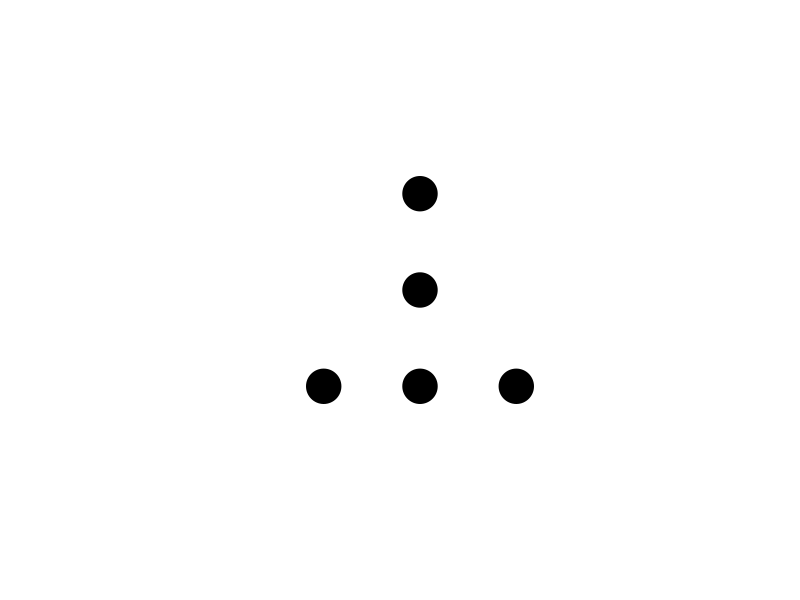
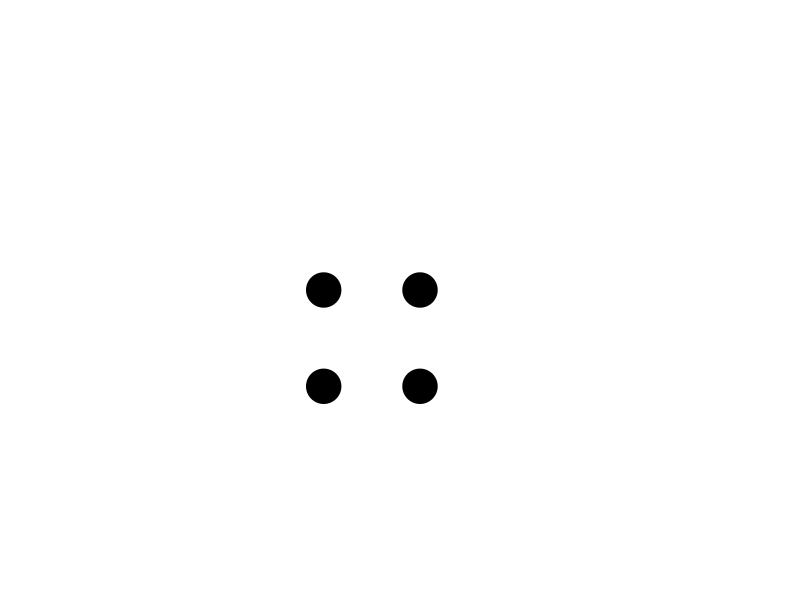

These charts were generated, in order, by the following R code:
##### SET WD TO SOURCE FILE LOCATION #####

## CREATE DATA SET WITH DATAPOINTS TO BE ENTERED IN GRAPH ##
dat <- matrix(ncol = 2, c(1,1, 1,2, 1,3, 2,1, 2,2, 2,3, 3,1, 3,2, 3,3), byrow = TRUE) #creates a 3x3 grid

# oldpar <- par #store old values for par, so par settings can be reset
par(pty="s") #to create a square plotting region

###### RANDOMIZE COLORS AKA PATTERN OF DOTS PER GRAPH #####
# TO DO write a loop to change colors with a maximum of 3/4/5 black dots per figure
rndcolors5 <- c("black", "white","white", "black", "black", "black", "black", "white", "white" ) #for testing purposes
rndcolors4 <- c("black", "black", "white", "black", "black", "white", "white", "white", "white")
##### PLOT THE DATAPOINTS #####

plot(dat[,2]~dat[,1], type="p", xlab = "", ylab = "", xlim=c(0,4), ylim=c(0,4), cex = 5, frame.plot=FALSE, asp = 1, lwd = 2,
     axes = FALSE, pch = 21, bg = rndcolors5, col = "white")

plot(dat[,2]~dat[,1], type="p", xlab = "", ylab = "", xlim=c(0,4), ylim=c(0,4), cex = 5, frame.plot=FALSE, asp = 1, lwd = 2,
     axes = FALSE, pch = 21, bg = rndcolors4, col = "white")

#type = p and pch 21 creates circkles that can be filled. bg determines the colors of the circkels. A vector of colors assigns a different color per datapoint
# cex =2 enlarges the datapoints. asp ratio = 1 to ensure that vertical and horizontal distances between datapoints are the same

###### CREATE FUNCTION TO SAVE CREATED PLOTS #####
#
#
#
################################################



